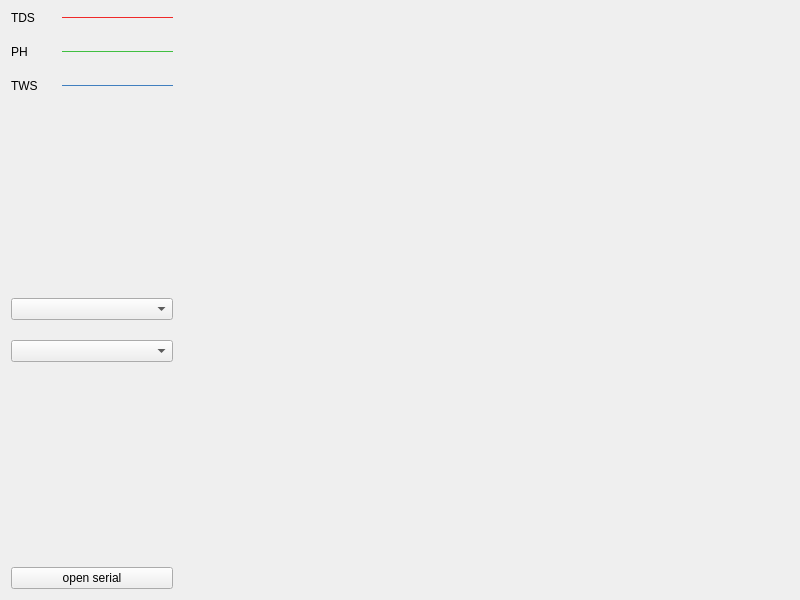
<?xml version="1.0" encoding="UTF-8"?>
<ui version="4.0">
 <class>Chart</class>
 <widget class="QWidget" name="Chart">
  <property name="geometry">
   <rect>
    <x>0</x>
    <y>0</y>
    <width>800</width>
    <height>600</height>
   </rect>
  </property>
  <property name="windowTitle">
   <string>Chart</string>
  </property>
  <property name="styleSheet">
   <string notr="true"/>
  </property>
  <layout class="QHBoxLayout" name="horizontalLayout_4" stretch="1,9">
   <item>
    <layout class="QVBoxLayout" name="verticalLayout_4">
     <item>
      <layout class="QVBoxLayout" name="verticalLayout_3">
       <item>
        <layout class="QVBoxLayout" name="verticalLayout">
         <property name="spacing">
          <number>20</number>
         </property>
         <item>
          <layout class="QHBoxLayout" name="horizontalLayout">
           <item>
            <widget class="QLabel" name="label_tds">
             <property name="sizePolicy">
              <sizepolicy hsizetype="Fixed" vsizetype="Preferred">
               <horstretch>0</horstretch>
               <verstretch>0</verstretch>
              </sizepolicy>
             </property>
             <property name="minimumSize">
              <size>
               <width>31</width>
               <height>0</height>
              </size>
             </property>
             <property name="maximumSize">
              <size>
               <width>31</width>
               <height>16777215</height>
              </size>
             </property>
             <property name="text">
              <string>TDS</string>
             </property>
            </widget>
           </item>
           <item>
            <widget class="QFrame" name="frame">
             <property name="sizePolicy">
              <sizepolicy hsizetype="Fixed" vsizetype="Fixed">
               <horstretch>0</horstretch>
               <verstretch>0</verstretch>
              </sizepolicy>
             </property>
             <property name="minimumSize">
              <size>
               <width>111</width>
               <height>0</height>
              </size>
             </property>
             <property name="maximumSize">
              <size>
               <width>111</width>
               <height>16777215</height>
              </size>
             </property>
             <property name="styleSheet">
              <string notr="true">color: rgb(239, 41, 41);</string>
             </property>
             <property name="frameShape">
              <enum>QFrame::Shape::HLine</enum>
             </property>
             <property name="frameShadow">
              <enum>QFrame::Shadow::Plain</enum>
             </property>
             <property name="lineWidth">
              <number>1</number>
             </property>
            </widget>
           </item>
          </layout>
         </item>
         <item>
          <layout class="QHBoxLayout" name="horizontalLayout_2">
           <item>
            <widget class="QLabel" name="label_ph">
             <property name="sizePolicy">
              <sizepolicy hsizetype="Fixed" vsizetype="Preferred">
               <horstretch>0</horstretch>
               <verstretch>0</verstretch>
              </sizepolicy>
             </property>
             <property name="minimumSize">
              <size>
               <width>31</width>
               <height>0</height>
              </size>
             </property>
             <property name="maximumSize">
              <size>
               <width>31</width>
               <height>16777215</height>
              </size>
             </property>
             <property name="text">
              <string>PH</string>
             </property>
            </widget>
           </item>
           <item>
            <widget class="QFrame" name="frame_2">
             <property name="sizePolicy">
              <sizepolicy hsizetype="Fixed" vsizetype="Fixed">
               <horstretch>0</horstretch>
               <verstretch>0</verstretch>
              </sizepolicy>
             </property>
             <property name="minimumSize">
              <size>
               <width>111</width>
               <height>0</height>
              </size>
             </property>
             <property name="maximumSize">
              <size>
               <width>111</width>
               <height>16777215</height>
              </size>
             </property>
             <property name="styleSheet">
              <string notr="true">color: rgb(64, 191, 65)</string>
             </property>
             <property name="frameShape">
              <enum>QFrame::Shape::HLine</enum>
             </property>
             <property name="frameShadow">
              <enum>QFrame::Shadow::Plain</enum>
             </property>
             <property name="lineWidth">
              <number>1</number>
             </property>
            </widget>
           </item>
          </layout>
         </item>
         <item>
          <layout class="QHBoxLayout" name="horizontalLayout_3">
           <item>
            <widget class="QLabel" name="label_pws">
             <property name="sizePolicy">
              <sizepolicy hsizetype="Fixed" vsizetype="Preferred">
               <horstretch>0</horstretch>
               <verstretch>0</verstretch>
              </sizepolicy>
             </property>
             <property name="minimumSize">
              <size>
               <width>31</width>
               <height>0</height>
              </size>
             </property>
             <property name="maximumSize">
              <size>
               <width>31</width>
               <height>16777215</height>
              </size>
             </property>
             <property name="text">
              <string>TWS</string>
             </property>
            </widget>
           </item>
           <item>
            <widget class="QFrame" name="frame_3">
             <property name="sizePolicy">
              <sizepolicy hsizetype="Fixed" vsizetype="Fixed">
               <horstretch>0</horstretch>
               <verstretch>0</verstretch>
              </sizepolicy>
             </property>
             <property name="minimumSize">
              <size>
               <width>111</width>
               <height>0</height>
              </size>
             </property>
             <property name="maximumSize">
              <size>
               <width>111</width>
               <height>16777215</height>
              </size>
             </property>
             <property name="styleSheet">
              <string notr="true">color:rgb(64, 127, 191)</string>
             </property>
             <property name="frameShape">
              <enum>QFrame::Shape::HLine</enum>
             </property>
             <property name="frameShadow">
              <enum>QFrame::Shadow::Plain</enum>
             </property>
             <property name="lineWidth">
              <number>1</number>
             </property>
            </widget>
           </item>
          </layout>
         </item>
        </layout>
       </item>
       <item>
        <layout class="QVBoxLayout" name="verticalLayout_2">
         <property name="spacing">
          <number>20</number>
         </property>
         <item>
          <spacer name="verticalSpacer_2">
           <property name="orientation">
            <enum>Qt::Orientation::Vertical</enum>
           </property>
           <property name="sizeHint" stdset="0">
            <size>
             <width>20</width>
             <height>40</height>
            </size>
           </property>
          </spacer>
         </item>
         <item>
          <widget class="QComboBox" name="comboBox"/>
         </item>
         <item>
          <widget class="QComboBox" name="comboBox_3"/>
         </item>
         <item>
          <spacer name="verticalSpacer">
           <property name="orientation">
            <enum>Qt::Orientation::Vertical</enum>
           </property>
           <property name="sizeHint" stdset="0">
            <size>
             <width>20</width>
             <height>40</height>
            </size>
           </property>
          </spacer>
         </item>
        </layout>
       </item>
      </layout>
     </item>
     <item>
      <widget class="QPushButton" name="serialBtn">
       <property name="text">
        <string>open serial</string>
       </property>
      </widget>
     </item>
    </layout>
   </item>
   <item>
    <widget class="QWidget" name="widget" native="true"/>
   </item>
  </layout>
 </widget>
 <resources/>
 <connections/>
</ui>
